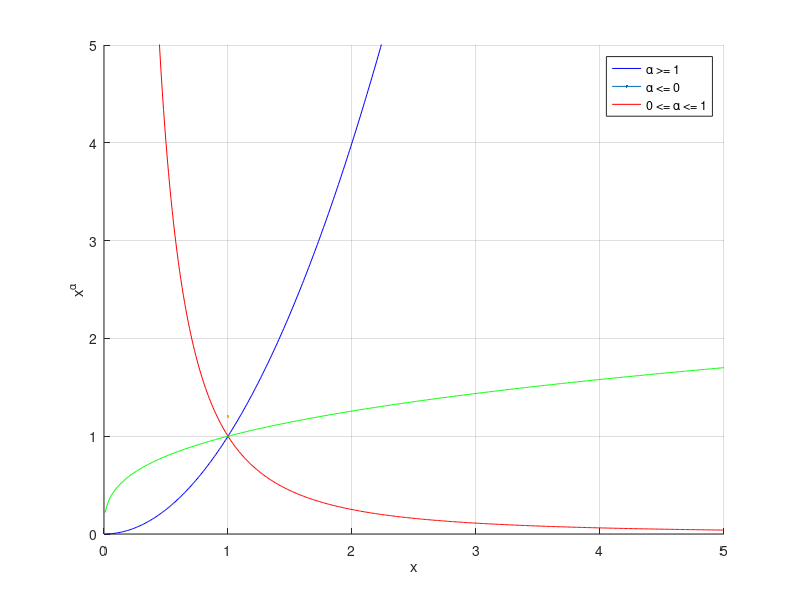
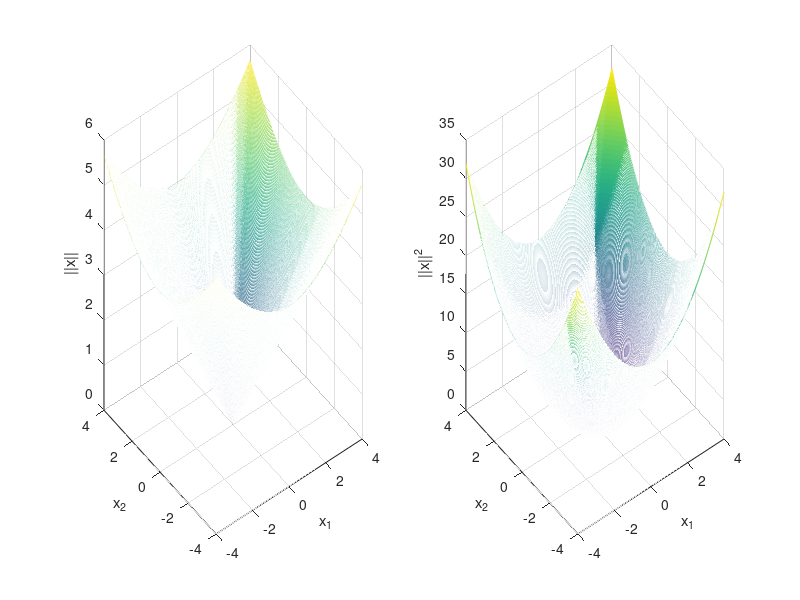

These figures' MATLAB source, in order:
clear
close all
clc

% C
x = 0.01:0.01:5;

a1 = 2;
f1 = x.^a1;

a2 = -2;
f2 = x.^a2;

a3 = 0.33;
f3 = x.^a3;

figure
hold on
plot(x,f1,'b',LineWidth=1.2)
plot(x,f2,'r',LineWidth=1.2)
plot(x,f3,'g',LineWidth=1.2)
legend('\alpha >= 1','\alpha <= 0','0 <= \alpha <= 1')
hold off
xlabel('x')
ylabel('x^\alpha')
axis([0 5 0 5])
grid on

% D

x1 = -4:0.01:4;
x2 = -4:0.01:4;
[X1,X2] = meshgrid(x1, x2);

for i = 1:size(X1)
    for j = 1:size(X1)
        x_t = [X1(i,j); X2(i,j)];
        f1(i,j) = sqrt(x_t(1)^2+x_t(2)^2);
        f2(i,j) = x_t(1)^2+x_t(2)^2;
    end
end

figure
subplot(1,2,1)
mesh(X1,X2,f1)
xlabel('x_1')
ylabel('x_2')
zlabel('||x||')
grid on
subplot(1,2,2)
mesh(X1,X2,f2)
grid on
xlabel('x_1')
ylabel('x_2')
zlabel('||x||^2')